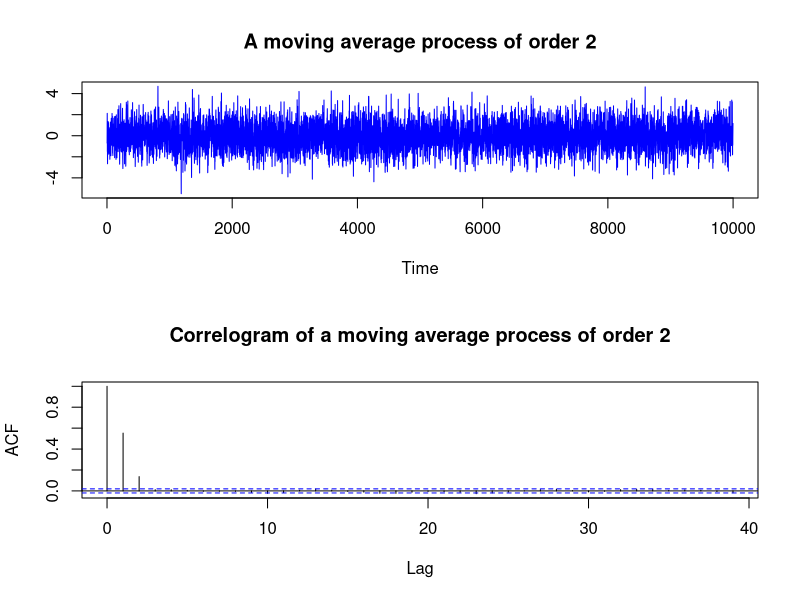
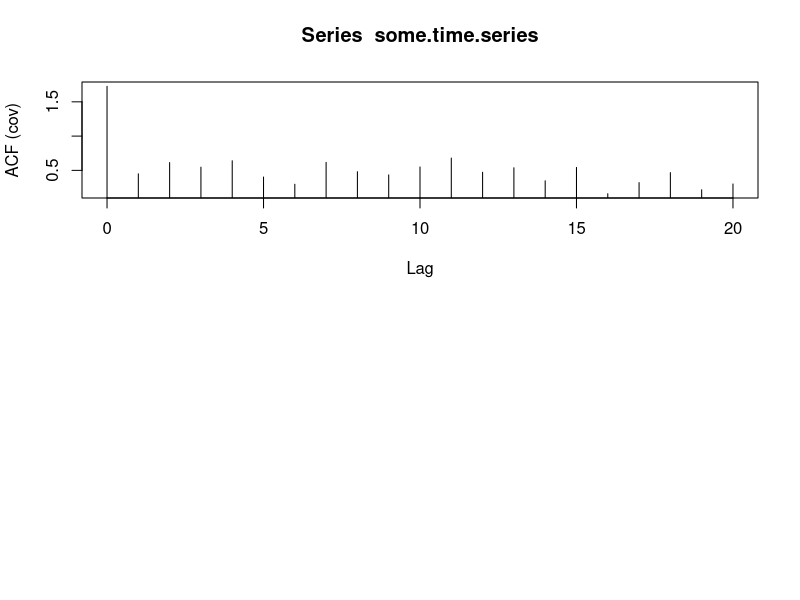

Write the R code that produced these figures, in order.
## ---- chunk 1
knitr::opts_chunk$set(echo = TRUE)
## ---- chunk 2
# Generate noise
noise=rnorm(10000)

# Introduce a variable
ma_2=NULL

# Loop for generating MA(2) process

for(i in 3:10000){
    ma_2[i]=noise[i]+0.7*noise[i-1]+0.2*noise[i-2]
}

# Shift data to left by 2 units
moving_average_process=ma_2[3:10000]

## ---- chunk 3
# Put time series structure on a vanilla data
moving_average_process=ts(moving_average_process)

# Partition output graphics as a multi frame of 2 rows and 1 column
# mfrow() - multi frame row
par(mfrow=c(2,1))

# plot the process and plot its ACF
plot(moving_average_process, main='A moving average process of order 2', ylab=' ', col='blue')
acf(moving_average_process, main='Correlogram of a moving average process of order 2')
## ---- chunk 4
# Simulating a non-stationary time series

# Set seed so thet we generate the same dataset
set.seed(2017)
# time variable 
t=seq(0,1,1/100)
# generate a time series
some.time.series=2+3*t+ rnorm(length(t))

# obtain acv for this time series below
# What is sample autocovariance coefficient of c_5
acf(some.time.series, type = "covariance")
